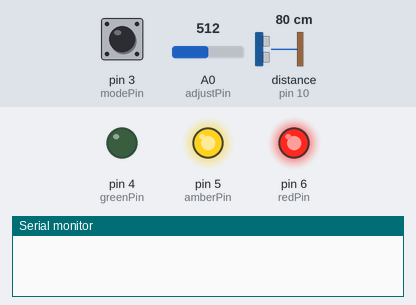
The sketch below on a simulated Arduino Uno, built with avr-gcc and run on an emulated ATmega328P. On the bench: output pins drawn as LEDs (lit = HIGH), the last lines printed to the serial monitor. The inputs (shaded band) are chosen by the test bench; at power-on: pin 3 (modePin) HIGH, A0 (adjustPin) = 512, distance to the obstacle (sensor on pin 10) 80 cm. The echo pulse lasts 58.3 µs per cm.

Above: at 3.7 s.
3.8 s: pin 3 (modePin) pulled LOW for 0.15 s
At 4.07 s:
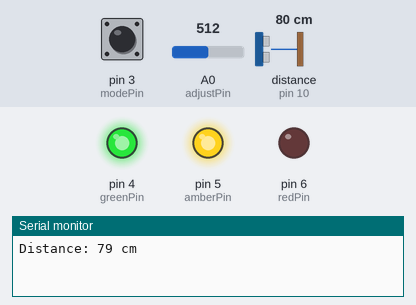
5.7 s: pin 3 (modePin) pulled LOW for 3.2 s
At 10.6 s:
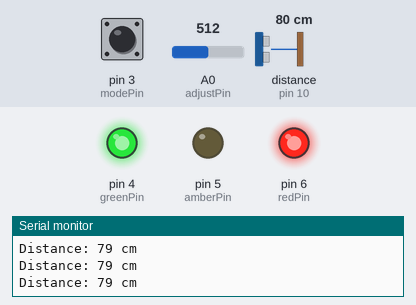
Timing chart, 0 to 14.5 s (numbered marks = the images above; inputs shaded):
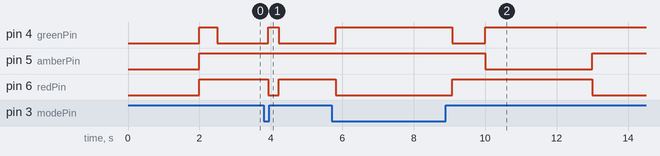

Measured:
- after the input at 3.8 s, pin 4 (greenPin): LOW → HIGH after 0.12 s, → LOW 0.30 s later; pin 6 (redPin): HIGH → LOW after 0.12 s, → HIGH 0.30 s later
- after the input at 5.7 s, pin 4 (greenPin): LOW → HIGH after 0.12 s instead of 4.3 s; pin 6 (redPin): HIGH → LOW after 0.12 s instead of 7.3 s

The sketch:

Traffic_light2.ino
```cpp
#include <NewPing.h>

#define modePin       3
#define greenPin      4
#define amberPin      5
#define redPin        6
#define PIRpin        8
#define sensorTrig    9
#define sensorEcho    10
#define maxDistance   450
#define adjustPin     A0

NewPing sonar(sensorTrig, sensorEcho, maxDistance); // (Trig PIN,Echo PIN)

// Sets the delay time between sensor reads
int delayTime = 300;
//byte PIRstatus = 0;
int distance = 0;
byte modeStatus = 2;
int sensorAdjustValue = 0;
int adjustVal = 0;
int deadZone = 1;
int amberDistance = 50;
unsigned long currentMillis = 0;
unsigned long previousMillis = 0;

void modeSelect(){
  if (digitalRead(modePin) == LOW){
    modeStatus = 1;
  }
  else if (digitalRead(modePin) == HIGH) {
    modeStatus = 2;
  }
}

void setup(){
  Serial.begin(9600);
  pinMode(greenPin, OUTPUT);
  pinMode(amberPin, OUTPUT);
  pinMode(redPin, OUTPUT);
//  pinMode(PIRpin, INPUT);
  pinMode(sensorTrig, OUTPUT);
  pinMode(sensorEcho, INPUT);
  pinMode(modePin, INPUT_PULLUP);
  pinMode(adjustPin, INPUT);
  attachInterrupt(1, modeSelect, CHANGE);
  digitalWrite(redPin, LOW);
  digitalWrite(amberPin, LOW);
  digitalWrite(greenPin, LOW);
  delay(2000);
  digitalWrite(redPin, HIGH);
  digitalWrite(amberPin, HIGH);
  digitalWrite(greenPin, HIGH);
  delay(500);
//  previousMillis = 5000;
}

void loop(){
  modeSelect();
  switch (modeStatus){
    case 1:
    // Check to see if we have motion
//    PIRstatus = digitalRead(PIRpin);
//    if (PIRstatus == HIGH){
      // Uses the potentiometer connected to the adjustPin to set the "stop" distance
      sensorAdjustValue = analogRead(adjustPin);
      adjustVal = map(sensorAdjustValue, 0, 1023, 20, 200);
//      distance = sonar.ping_cm();
      distance = sonar.ping_median(5)/58.5;
      Serial.print("Distance: ");
      Serial.print(distance);
      Serial.println(" cm");
      if (distance > (adjustVal + amberDistance + deadZone)){
        digitalWrite(greenPin, LOW);
        digitalWrite(amberPin, HIGH);
        digitalWrite(redPin, HIGH);
      }
      else if ((distance > (adjustVal + deadZone)) && (distance <= (adjustVal + amberDistance - deadZone))){
        digitalWrite(amberPin, LOW);
        digitalWrite(greenPin, HIGH);
        digitalWrite(redPin, HIGH);
      }
      else if (distance <= adjustVal && distance != 0){
        digitalWrite(redPin, LOW);
        digitalWrite(amberPin, HIGH);
        digitalWrite(greenPin, HIGH);
      }
      else if (distance == 0) {   //distance greater then maxDistance is returned as 0
        digitalWrite(redPin, HIGH);
        digitalWrite(amberPin, HIGH);
        digitalWrite(greenPin, HIGH);
      }
      delay(delayTime);
//    }
//    else {
//      digitalWrite(redPin, HIGH);
//      digitalWrite(amberPin, HIGH);
//      digitalWrite(greenPin, HIGH);
//    }
//    previousMillis = millis();
    break;
    case 2:
//    PIRstatus = digitalRead(PIRpin);
//    if (PIRstatus == HIGH){
      currentMillis = millis();
      if (currentMillis - previousMillis > 0 && (currentMillis - previousMillis < 10000)){
        digitalWrite(greenPin, LOW);  //green ON
        digitalWrite(amberPin, HIGH);
        digitalWrite(redPin, HIGH);
      }
      else if ((currentMillis - previousMillis > 10000) && (currentMillis - previousMillis < 13000)){
        digitalWrite(amberPin, LOW);  //amber ON
        digitalWrite(greenPin, HIGH);
        digitalWrite(redPin, HIGH);
      }
      else if ((currentMillis - previousMillis > 13000) && (currentMillis - previousMillis < 18000)){
        digitalWrite(redPin, LOW);  //red ON
        digitalWrite(amberPin, HIGH);
        digitalWrite(greenPin, HIGH);
      }
      else if (currentMillis - previousMillis > 18000){
        digitalWrite(redPin, HIGH);
        previousMillis = millis();
      }
//    }
    break;
  }
}
```
